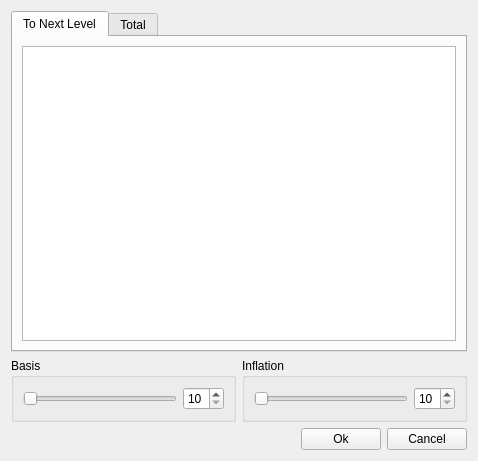
<?xml version="1.0" encoding="UTF-8"?>
<ui version="4.0">
 <class>EditExpCurve</class>
 <widget class="QWidget" name="EditExpCurve">
  <property name="windowModality">
   <enum>Qt::ApplicationModal</enum>
  </property>
  <property name="geometry">
   <rect>
    <x>0</x>
    <y>0</y>
    <width>478</width>
    <height>461</height>
   </rect>
  </property>
  <property name="windowTitle">
   <string>Exp Curve</string>
  </property>
  <layout class="QGridLayout" name="gridLayout_3">
   <item row="0" column="0" colspan="2">
    <widget class="QTabWidget" name="tabWidget">
     <property name="currentIndex">
      <number>0</number>
     </property>
     <widget class="QWidget" name="tab">
      <attribute name="title">
       <string>To Next Level</string>
      </attribute>
      <layout class="QGridLayout" name="gridLayout_4">
       <item row="0" column="0">
        <widget class="QTextBrowser" name="text_next_lv"/>
       </item>
      </layout>
     </widget>
     <widget class="QWidget" name="tab_2">
      <attribute name="title">
       <string>Total</string>
      </attribute>
      <layout class="QGridLayout" name="gridLayout_5">
       <item row="0" column="0">
        <widget class="QTextBrowser" name="text_total"/>
       </item>
      </layout>
     </widget>
    </widget>
   </item>
   <item row="1" column="0">
    <widget class="QGroupBox" name="groupBox">
     <property name="title">
      <string>Basis</string>
     </property>
     <layout class="QGridLayout" name="gridLayout">
      <item row="0" column="0">
       <widget class="QSlider" name="slide_basis">
        <property name="minimum">
         <number>10</number>
        </property>
        <property name="maximum">
         <number>50</number>
        </property>
        <property name="orientation">
         <enum>Qt::Horizontal</enum>
        </property>
       </widget>
      </item>
      <item row="0" column="1">
       <widget class="QSpinBox" name="spin_basis">
        <property name="minimum">
         <number>10</number>
        </property>
        <property name="maximum">
         <number>50</number>
        </property>
       </widget>
      </item>
     </layout>
    </widget>
   </item>
   <item row="1" column="1">
    <widget class="QGroupBox" name="groupBox_2">
     <property name="title">
      <string>Inflation</string>
     </property>
     <layout class="QGridLayout" name="gridLayout_2">
      <item row="0" column="0">
       <widget class="QSlider" name="slide_inflation">
        <property name="minimum">
         <number>10</number>
        </property>
        <property name="maximum">
         <number>50</number>
        </property>
        <property name="orientation">
         <enum>Qt::Horizontal</enum>
        </property>
       </widget>
      </item>
      <item row="0" column="1">
       <widget class="QSpinBox" name="spin_inflation">
        <property name="minimum">
         <number>10</number>
        </property>
        <property name="maximum">
         <number>50</number>
        </property>
       </widget>
      </item>
     </layout>
    </widget>
   </item>
   <item row="3" column="0" colspan="2">
    <layout class="QHBoxLayout" name="horizontalLayout">
     <item>
      <spacer name="horizontalSpacer">
       <property name="orientation">
        <enum>Qt::Horizontal</enum>
       </property>
       <property name="sizeHint" stdset="0">
        <size>
         <width>40</width>
         <height>20</height>
        </size>
       </property>
      </spacer>
     </item>
     <item>
      <widget class="QPushButton" name="button_ok">
       <property name="text">
        <string>Ok</string>
       </property>
      </widget>
     </item>
     <item>
      <widget class="QPushButton" name="button_cancel">
       <property name="text">
        <string>Cancel</string>
       </property>
      </widget>
     </item>
    </layout>
   </item>
  </layout>
 </widget>
 <tabstops>
  <tabstop>tabWidget</tabstop>
  <tabstop>text_next_lv</tabstop>
  <tabstop>slide_basis</tabstop>
  <tabstop>spin_basis</tabstop>
  <tabstop>slide_inflation</tabstop>
  <tabstop>spin_inflation</tabstop>
  <tabstop>button_ok</tabstop>
  <tabstop>button_cancel</tabstop>
  <tabstop>text_total</tabstop>
 </tabstops>
 <resources/>
 <connections>
  <connection>
   <sender>slide_basis</sender>
   <signal>valueChanged(int)</signal>
   <receiver>spin_basis</receiver>
   <slot>setValue(int)</slot>
   <hints>
    <hint type="sourcelabel">
     <x>87</x>
     <y>380</y>
    </hint>
    <hint type="destinationlabel">
     <x>205</x>
     <y>383</y>
    </hint>
   </hints>
  </connection>
  <connection>
   <sender>slide_inflation</sender>
   <signal>valueChanged(int)</signal>
   <receiver>spin_inflation</receiver>
   <slot>setValue(int)</slot>
   <hints>
    <hint type="sourcelabel">
     <x>335</x>
     <y>387</y>
    </hint>
    <hint type="destinationlabel">
     <x>440</x>
     <y>393</y>
    </hint>
   </hints>
  </connection>
  <connection>
   <sender>spin_basis</sender>
   <signal>valueChanged(int)</signal>
   <receiver>slide_basis</receiver>
   <slot>setValue(int)</slot>
   <hints>
    <hint type="sourcelabel">
     <x>200</x>
     <y>392</y>
    </hint>
    <hint type="destinationlabel">
     <x>124</x>
     <y>389</y>
    </hint>
   </hints>
  </connection>
  <connection>
   <sender>spin_inflation</sender>
   <signal>valueChanged(int)</signal>
   <receiver>slide_inflation</receiver>
   <slot>setValue(int)</slot>
   <hints>
    <hint type="sourcelabel">
     <x>431</x>
     <y>394</y>
    </hint>
    <hint type="destinationlabel">
     <x>325</x>
     <y>392</y>
    </hint>
   </hints>
  </connection>
 </connections>
</ui>
